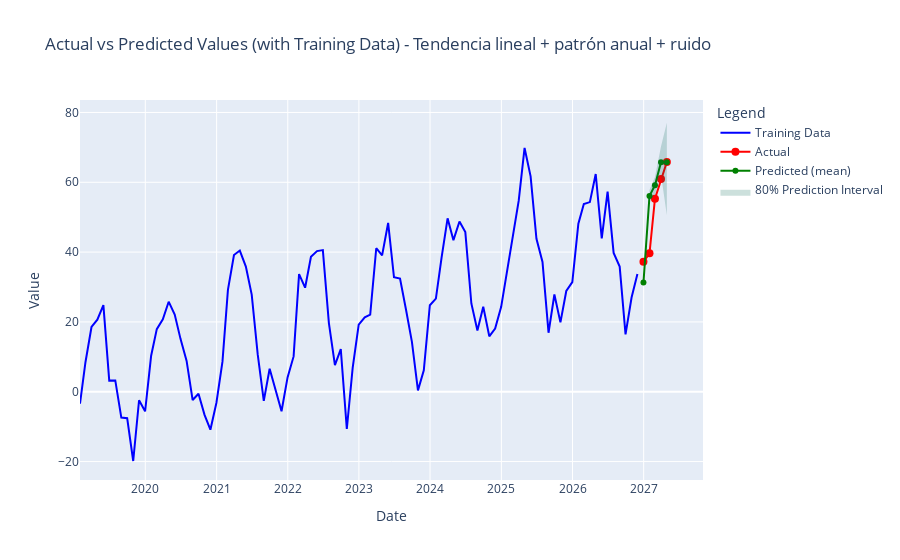

Notebook cell for this chart:
### Code cell
# Generate the time series
start_date = pd.Timestamp("2019-01-01")
num_samples = 100

time_series1 = np.arange(num_samples) * 0.5 + \
               np.sin(np.arange(num_samples) * 2 * np.pi / 12) * 20 + \
               np.random.normal(loc=0, scale=5, size=num_samples)

time_series = [time_series1]
titles = ['Tendencia lineal + patrón anual + ruido']

# Create and use the forecaster
forecaster = DeepARForecasting(start_date="2019-01-01", freq="ME", prediction_length=5, epochs=20)

for series, title in zip(time_series, titles):
    forecaster.add_time_series(series, title)

forecaster.run_forecasting_process(series_index=0, n_trials=5)
